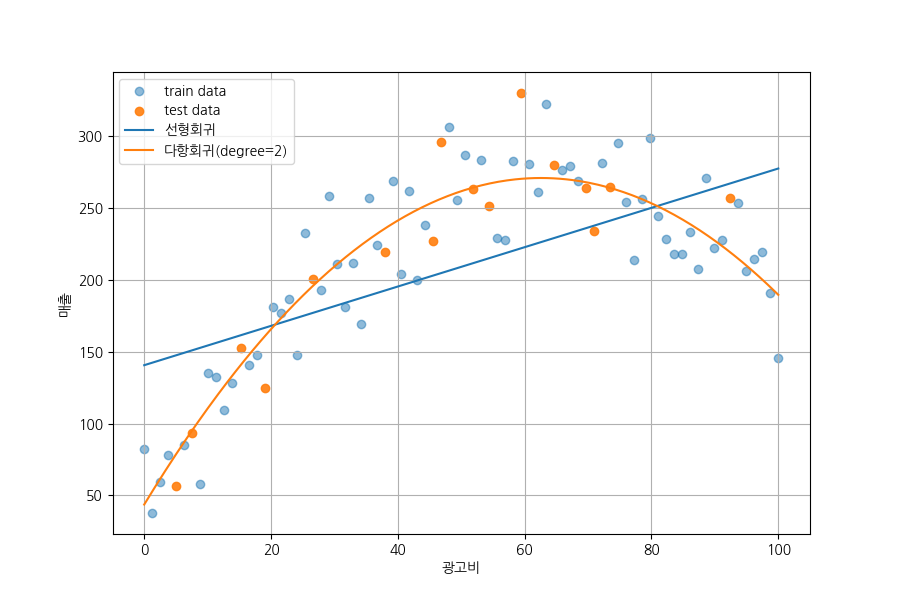

Write the Python code that produced this figure.
'''
다항 회귀
    매출 = 광고비 * w + b
    매출 = 광고비1 * w₁  + 광고비2 * w₂ + b
    광고비와 매출의 관계가 직선이 아니라 곡선형태의 자료를 대상

    실행 순서
-> 다항회귀에 적합한 데이터 생성 
-> CSV파일로 저장 후 일기 
-> 산점도 
-> train/test spilt
-> 선형모델, 비선형모델 학습 후 성능 비교
'''
import numpy as np
import pandas as pd
import matplotlib.pyplot as plt
import koreanize_matplotlib
import tensorflow as tf

np.random.seed(7)
tf.random.set_seed(7)

# 데이터 생성
# 광고비가 증가하면 매출도 증가하나, 어느 정도 이후에는 증가폭이 둔화되는 곡선데이터
ad_cost = np.linspace(0, 100, 80) # 광고비 데이터

# sales는 광고비에 따른 매출 데이터를 만드는 부분. 2차함수
# sales = 광고비² * -0.06 + 7.5 * 광고비 + 40 + noise 인위적으로 수식 생성
sales = (-0.06 * (ad_cost ** 2) + 7.5 * ad_cost + 40) + np.random.normal(0, 25, size=len(ad_cost))

df = pd.DataFrame({'광고비' : ad_cost, '매출':sales})
print(df.head(3))

# 파일 저장
df.to_csv('ad_sales.csv', index=False, encoding='utf-8-sig')
print('csv 저장 성공')

# 파일 읽기
df = pd.read_csv('ad_sales.csv')
print(df.info())

# 결측치가 있다면 해당행 삭제
df = df.dropna()
print(df.shape) # (80, 2)

# feature , label(class) 분리
x = df['광고비'].values.astype('float32').reshape(-1, 1)
y = df['매출'].values.astype('float32').reshape(-1, 1)
print(x[:3], y[:3])
# [[0.        1.2658228 2.5316455]] [[82.263145 37.7491   59.42329 ]]
print()

# 시각화 - 산점도
plt.figure(figsize=(8, 5))
plt.scatter(x, y, alpha=0.7)
plt.xlabel('광고비')
plt.ylabel('매출액')
plt.grid(True)
plt.show()

# train / test 분리작업 - sklearn 안쓰고 직접 나누기
indices = np.arange(len(x))
np.random.shuffle(indices)
x = x[indices]
y = y[indices]
train_size = int(len(x) * 0.8)

x_train = x[:train_size]
x_test = x[train_size :]
y_train = y[:train_size]
y_test = y[train_size :]

print(f'x : {x_train.shape}, {x_test.shape}') # x : (64, 1), (16, 1)
print(f'y : {y_train.shape}, {y_test.shape}') # y : (64, 1), (16, 1)
print()

# StandardScale : "train데이터를 기준"으로 평균과 표준편차 계산 후 표준화
# test데이터를 test데이터로 표준화를 진행하면 test는 새로운 값이어야 하는데 data누수가 일어남
# 표준화하기 위한 평균과 표준편차 구하기
x_mean = x_train.mean(axis=0)
x_std = x_train.std(axis=0)
# Scaling
x_train_scaled = (x_train - x_mean) / x_std
x_test_scaled = (x_test - x_mean) / x_std

# 표준화하기 위한 평균과 표준편차 구하기
y_mean = y_train.mean(axis=0)
y_std = y_train.std(axis=0)
# Scaling
y_train_scaled = (y_train - y_mean) / y_std
y_test_scaled = (y_test - y_mean) / y_std

# 다항 특성 함수 : degree = 2이면 [x , x^2] 생성
# 스케일링된 입력값을 다항회귀용 입력 데이터로 변환
def make_poly_features(x_scaled, degree=2):
    # 스케일값이 넘어오면 그값을 제곱해서 넘어옴
    features = [x_scaled ** d for d in range(1, degree + 1)]
    # 배열을 열 방향으로 이어 붙임
    return np.concatenate(features, axis=1).astype(np.float32)

x_train_poly = make_poly_features(x_train_scaled, degree=2)
x_test_poly = make_poly_features(x_test_scaled, degree=2)
print(f'\n선형회귀의 입력 shape :{x_train_scaled.shape}' )
print(x_train_scaled[:2])
print(f'\n다항회귀의 입력 shape : {x_train_poly.shape}')
print(x_train_poly[:2])

# R2 score 계산 함수
def r2_score_np(y_true, y_pred):
    ss_res = np.sum((y_true - y_pred) ** 2) # 잔차제곱의 합
    ss_tot = np.sum((y_true - np.mean(y_true)) ** 2)
    return 1 - (ss_res / ss_tot) # R2 공식의 결과 반환

# 모델 성능 평가 함수
def evaluate_model(name, y_true, y_pred):
    # 평균 제곱 오차(MSE)
    mse = np.mean((y_true - y_pred) ** 2) 
    # 제곱근 평균 제곱 오차 (RMSE)
    rmse = np.sqrt(mse)
    # R2
    r2 = r2_score_np(y_true, y_pred)
    print(f'\n[{name}]')
    print(f'MSE : {mse:.3f}')
    print(f'RMSE : {rmse:.3f}')
    print(f'R² : {r2:.3f}')

# 선형회귀 모델 생성
linear_model = tf.keras.models.Sequential([
    tf.keras.layers.Input(shape=(1,)),
    tf.keras.layers.Dense(units=1)
])
linear_model.compile(optimizer=tf.keras.optimizers.Adam(learning_rate=0.01), loss='mse')
linear_model.fit(x_train_scaled, y_train_scaled, epochs=2000, verbose=0)
y_pred_linear_scaled = linear_model.predict(x_test_scaled, verbose=0)
# 스케일값 원래 단위로 복원
y_pred_linear = y_pred_linear_scaled * y_std + y_mean

# 다항회귀 모델 생성
poly_model = tf.keras.models.Sequential([
    tf.keras.layers.Input(shape=(2,)),
    tf.keras.layers.Dense(units=1)
])
poly_model.compile(optimizer=tf.keras.optimizers.Adam(learning_rate=0.01), loss='mse')
poly_model.fit(x_train_poly, y_train_scaled, epochs=2000, verbose=0)
y_pred_poly_scaled = poly_model.predict(x_test_poly, verbose=0)
# 스케일값 원래 단위로 복원
y_pred_poly = y_pred_poly_scaled * y_std + y_mean

# 성능비교
evaluate_model('선형회귀', y_test, y_pred_linear)
evaluate_model('다항회귀(degree=2)', y_test, y_pred_poly)

# [선형회귀]
# MSE : 2710.893
# RMSE : 52.066
# R² : 0.499

# [다항회귀(degree=2)]
# MSE : 682.276
# RMSE : 26.120
# R² : 0.874

# 시각화
x_plot = np.linspace(x.min(), x.max(), 300).reshape(-1, 1).astype(np.float32)
x_plot_scaled = (x_plot - x_mean) / x_std
x_plot_poly = make_poly_features(x_plot_scaled, degree=2)

y_plot_linear_sacled = linear_model.predict(x_plot_scaled, verbose=0)
y_plot_poly_sacled = poly_model.predict(x_plot_poly, verbose=0)

# 매출 복원
y_plot_linear = y_plot_linear_sacled * y_std + y_mean
y_plot_poly = y_plot_poly_sacled * y_std + y_mean

plt.figure(figsize=(9, 6))
plt.scatter(x_train, y_train, alpha=0.5, label='train data') # 선형
plt.scatter(x_test, y_test, alpha=0.9, label='test data') # 선형
plt.plot(x_plot, y_plot_linear, label='선형회귀')
plt.plot(x_plot, y_plot_poly, label='다항회귀(degree=2)')
plt.xlabel('광고비')
plt.ylabel('매출')
plt.legend()
plt.grid(True)
plt.show()
plt.close()
